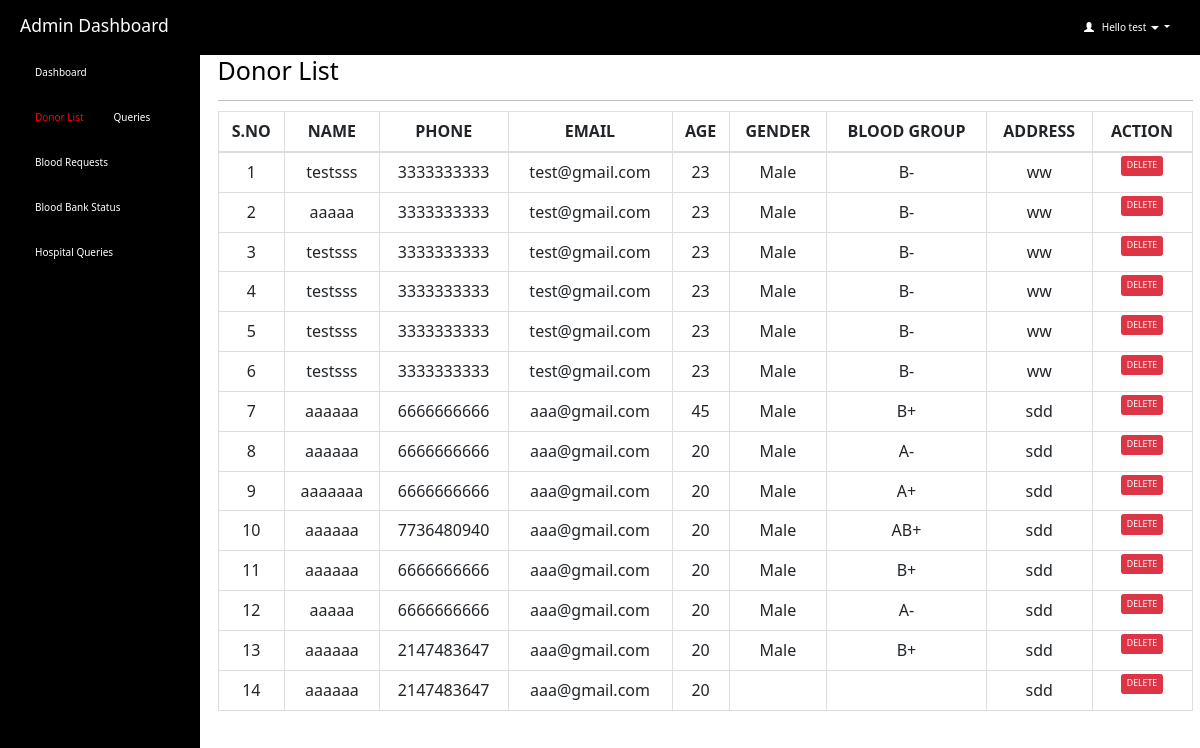
The page /admin/donor_list.php (signed in) on the database its author committed.
### tables this page shows
CREATE TABLE `donor_details` (
  `id` int(11) NOT NULL,
  `name` varchar(50) NOT NULL,
  `mobile` varchar(10) NOT NULL,
  `mail_id` varchar(50) DEFAULT NULL,
  `age` int(60) NOT NULL,
  `gender` varchar(10) NOT NULL,
  `blood_group` varchar(10) NOT NULL,
  `address` varchar(100) NOT NULL,
  `city` varchar(20) NOT NULL,
  `state` varchar(30) NOT NULL,
  `date` date NOT NULL DEFAULT current_timestamp()
);

### admin/donor_list.php (the view, shortened to what this page needs)
<html>
<head>
  <link rel="stylesheet" href="https://maxcdn.bootstrapcdn.com/bootstrap/3.4.1/css/bootstrap.min.css">
</head>
<?php
include 'connection.php';
  if (isset($_SESSION['loggedin']) && $_SESSION['loggedin'] == true) {
  ?>
<body style="color:black">
<div id="header">
<?php include 'header.php';
?>
</div>
<div id="sidebar">
<?php $active="donor_list"; include 'sidebar.php'; ?>
</div>
<div id="content" >
  <div class="content-wrapper">
    <div class="container-fluid">
      <div class="row">
        <div class="col-md-12 lg-12 sm-12">
          <h1 class="page-title">Donor List</h1>
        </div>
      </div>
      <hr>
      <?php
        include 'connection.php';
        $count=1;
        $sql= "select * from donor_details ";
        $result=mysqli_query($connection,$sql);
        if(mysqli_num_rows($result)>0)   {
       ?>
       <div class="table-responsive">
      <table class="table table-bordered" style="text-align:center">
          <thead style="text-align:center">
          <th style="text-align:center">S.NO</th>
          <th style="text-align:center">NAME</th>
          <th style="text-align:center">PHONE</th>
          <th style="text-align:center">EMAIL</th>
          <th style="text-align:center">AGE</th>
          <th style="text-align:center">GENDER</th>
          <th style="text-align:center">BLOOD GROUP</th>
          <th style="text-align:center">ADDRESS</th>
          <th style="text-align:center">ACTION</th>
          </thead>
          <tbody>
            <?php
            while($row = mysqli_fetch_assoc($result)) { ?>
          <tr>
                  <td><?php echo $count++; ?></td>
                  <td><?php echo $row['name']; ?></td>
                  <td><?php echo $row['mobile']; ?></td>
                  <td><?php echo $row['mail_id']; ?></td>
                  <td><?php echo $row['age']; ?></td>
                  <td><?php echo $row['gender']; ?></td>
                    <td><?php echo $row['blood_group']; ?></td>
                    <td><?php echo $row['address']; ?></td>
                    <td id="he" style="width:100px">
                    <button type="button" class="btn btn-primary btn-sm btn-danger" onclick="window.location.href = 'delete.php?id=<?php echo $row['id']; ?>';" >DELETE</button>
                    </td>
              </tr>
            <?php } ?>
          </tbody>
      </table>
    </div>
    <?php } ?>
  </div>
  </div>
</div>
   <?php }
    ?>
</body>
</html>

### admin/header.php (shortened to what this page needs)
<html>
<head>
  <link rel="stylesheet" href="https://cdn.jsdelivr.net/npm/bootstrap@5.7.0/dist/css/bootstrap.min.css">
</head>
<body>
  <header class="dashboard-header">
    <h3>Admin Dashboard</h3>
    <div class="user-info dropdown">
      <a id="act" class="dropdown-toggle usr" style="text-decoration:none" data-toggle="dropdown" href="#">
        <span class="glyphicon glyphicon-user"></span>&nbsp;&nbsp;
        <?php
        include 'connection.php';
        $username=$_SESSION['username'];
        $sql="select * from admin_info where admin_username='$username'";
        $result=mysqli_query($connection,$sql) or die("query failed.");
        $row=mysqli_fetch_assoc($result);
        echo "Hello ".$row['admin_name'];
        ?>
        <span class="caret"></span>
  </a>
  </div>
  </header>
</body>
</html>

### admin/donor_list.php (style rules this page uses)
#sidebar { position:fixed; margin-top:-20px }
#content { position:relative; margin-left:210px }
#he { font-size: 14px; font-weight: 600; text-transform: uppercase; padding: 3px 7px; color: #fff; text-decoration: none; border-radius: 3px; align:center }

### admin/header.php (style rules this page uses)
.dashboard-header { background-color: #000; color: #fff; padding: 10px 20px; display: flex; align-items: center; justify-content: space-between; }
.dashboard-header .user-info { display: flex; align-items: center; position: relative; }
.usr { padding: 10px; color: #fff; }

### rows shown on the page
donor_details: name "testsss", mobile "3333333333", mail "test@gmail.com", age "23", gender "Male", blood_group "B-", address "ww"
donor_details: name "aaaaa", mobile "3333333333", mail "test@gmail.com", age "23", gender "Male", blood_group "B-", address "ww"
donor_details: name "testsss", mobile "3333333333", mail "test@gmail.com", age "23", gender "Male", blood_group "B-", address "ww"
donor_details: name "testsss", mobile "3333333333", mail "test@gmail.com", age "23", gender "Male", blood_group "B-", address "ww"
donor_details: name "testsss", mobile "3333333333", mail "test@gmail.com", age "23", gender "Male", blood_group "B-", address "ww"
donor_details: name "testsss", mobile "3333333333", mail "test@gmail.com", age "23", gender "Male", blood_group "B-", address "ww"
donor_details: name "aaaaaa", mobile "6666666666", mail "aaa@gmail.com", age "45", gender "Male", blood_group "B+", address "sdd"
donor_details: name "aaaaaa", mobile "6666666666", mail "aaa@gmail.com", age "20", gender "Male", blood_group "A-", address "sdd"
donor_details: name "aaaaaaa", mobile "6666666666", mail "aaa@gmail.com", age "20", gender "Male", blood_group "A+", address "sdd"
donor_details: name "aaaaaa", mobile "7736480940", mail "aaa@gmail.com", age "20", gender "Male", blood_group "AB+", address "sdd"
donor_details: name "aaaaaa", mobile "6666666666", mail "aaa@gmail.com", age "20", gender "Male", blood_group "B+", address "sdd"
donor_details: name "aaaaa", mobile "6666666666", mail "aaa@gmail.com", age "20", gender "Male", blood_group "A-", address "sdd"
donor_details: name "aaaaaa", mobile "2147483647", mail "aaa@gmail.com", age "20", gender "Male", blood_group "B+", address "sdd"
donor_details: name "aaaaaa", mobile "2147483647", mail "aaa@gmail.com", age "20", address "sdd"

### other values the page prints
$row['admin_name'] "test"
